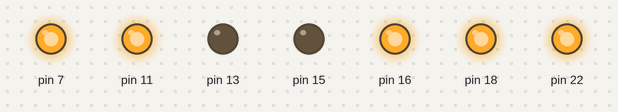
A program run on a simulated Raspberry Pi (header pin numbers). Shown: output pins drawn as LEDs (lit = HIGH). Pins used as bus, display or sensor lines are not drawn. At 5.0 s the program stops and its outputs stay as they are.

Above: at 0.1 s.
At 5.1 s:
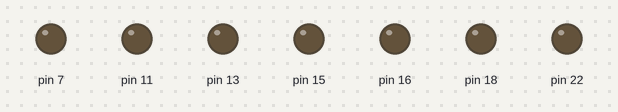
Timing chart, 0 to 6.5 s (numbered marks = the images above):
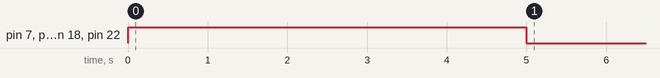

The program:

rgb.py
```python
import time
import RPi.GPIO as GPIO

# RGB LED Module (TEST)

#Setup Active states
#Common Cathode RGB-LEDs (Cathode=Active Low)
LED_ENABLE = 0
LED_DISABLE = 1
RGB_ENABLE = 1
RGB_DISABLE = 0

#LED CONFIG - Set GPIO Ports
LED1 = 12   #B4
LED2 = 16   #B18
LED3 = 18   #B23
LED4 = 22   #B24
LED5 = 7    #B25
LED = [LED1,LED2,LED3,LED4,LED5]
RGB_RED = 11   #B22
RGB_GREEN = 13 #B21 Rev1  B27 Rev2
RGB_BLUE = 15  #B17
RGB = [RGB_RED,RGB_GREEN,RGB_BLUE]

def led_setup():
  #Set up the wiring
  GPIO.setmode(GPIO.BOARD)
  # Setup Ports
  for val in LED:
    GPIO.setup(val, GPIO.OUT)
  for val in RGB:
    GPIO.setup(val, GPIO.OUT)

def led_activate(led,colour):
  GPIO.output(led,LED_ENABLE)
  GPIO.output(colour,RGB_ENABLE)

def led_deactivate(led,colour):
  GPIO.output(led,LED_DISABLE)
  GPIO.output(colour,RGB_DISABLE)

def led_clear():
  for val in LED:
    GPIO.output(val, LED_DISABLE)
  for val in RGB:
    GPIO.output(val, RGB_DISABLE)

def main():
  led_setup()
  led_clear()
  led_activate(LED1,RGB_RED)
  time.sleep(5)
  led_deactivate(LED1,RGB_RED)
  led_clear()
  GPIO.cleanup()

main()
#End
```

Measured:
- by itself, pin 7, pin 11, pin 16, pin 18, pin 22: LOW → HIGH at 0.00 s, → LOW 5.0 s later
